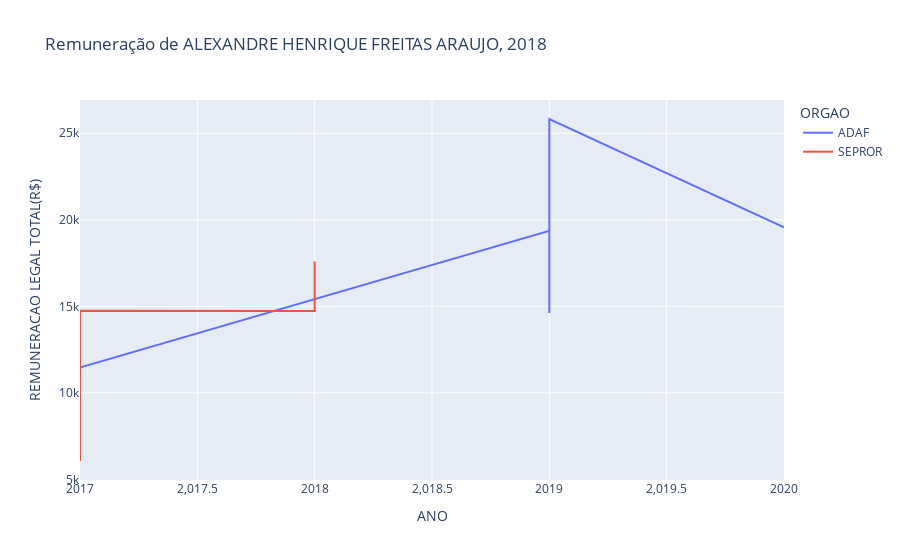

The notebook cell this image was saved under:
### Markdown cell above
### Busca de servidores

### Code cell
ano = 2018
serv_id = 36
registros_serv = rem_org.loc[(rem_org.NOME == nomes[serv_id]), :]
fig = px.line(registros_serv, title='Remuneração de '+nomes[serv_id]+', 2018', y='REMUNERACAO LEGAL TOTAL(R$)', x='ANO', color='ORGAO')
# fig = px.line(registros_serv, title='Remuneração de '+nomes[serv_id]+', 2018', y='FUNCAO', x='ANO', color='ORGAO')
# teste = rem_org.loc[(rem_org.NOME == nomes[12]) & (rem_org.ANO == ano), :]
# fig = px.line(teste, y='REMUNERACAO LEGAL TOTAL(R$)', x='MES', color='ORGAO')

fig.show()
registros_serv

### Figure 1 — Plotly figure (JSON) as saved in the notebook; plotly's stock layout.template omitted (floating-point values rounded to 4 significant figures)
{"data": [{"hoverlabel": {"namelength": 0}, "hovertemplate": "ORGAO=ADAF<br>ANO=%{x}<br>REMUNERACAO LEGAL TOTAL(R$)=%{y}", "legendgroup": "ADAF", "line": {"color": "#636efa", "dash": "solid"}, "mode": "lines", "name": "ADAF", "showlegend": true, "type": "scatter", "x": [2017, 2017, 2019, 2019, 2019, 2019, 2019, 2019, 2019, 2019, 2019, 2019, 2019, 2019, 2019, 2020], "xaxis": "x", "y": [13210.0, 11460.0, 19360.0, 14610.0, 14610.0, 14610.0, 14610.0, 14610.0, 14610.0, 14610.0, 14610.0, 14610.0, 25830.0, 25830.0, 25830.0, 19560.0], "yaxis": "y"}, {"hoverlabel": {"namelength": 0}, "hovertemplate": "ORGAO=SEPROR<br>ANO=%{x}<br>REMUNERACAO LEGAL TOTAL(R$)=%{y}", "legendgroup": "SEPROR", "line": {"color": "#EF553B", "dash": "solid"}, "mode": "lines", "name": "SEPROR", "showlegend": true, "type": "scatter", "x": [2017, 2017, 2017, 2017, 2017, 2017, 2017, 2018, 2018, 2018, 2018, 2018, 2018, 2018, 2018, 2018, 2018, 2018, 2018, 2018], "xaxis": "x", "y": [10060.0, 10060.0, 10060.0, 10060.0, 6058.0, 14740.0, 14740.0, 14730.0, 17590.0, 15960.0, 15960.0, 15960.0, 16110.0, 16110.0, 16450.0, 16450.0, 16750.0, 16410.0, 16410.0, 16410.0], "yaxis": "y"}], "layout": {"legend": {"title": {"text": "ORGAO"}, "tracegroupgap": 0}, "title": {"text": "Remuneração de ALEXANDRE HENRIQUE FREITAS ARAUJO, 2018"}, "xaxis": {"anchor": "y", "domain": [0, 1], "title": {"text": "ANO"}}, "yaxis": {"anchor": "x", "domain": [0, 1], "title": {"text": "REMUNERACAO LEGAL TOTAL(R$)"}}}}
